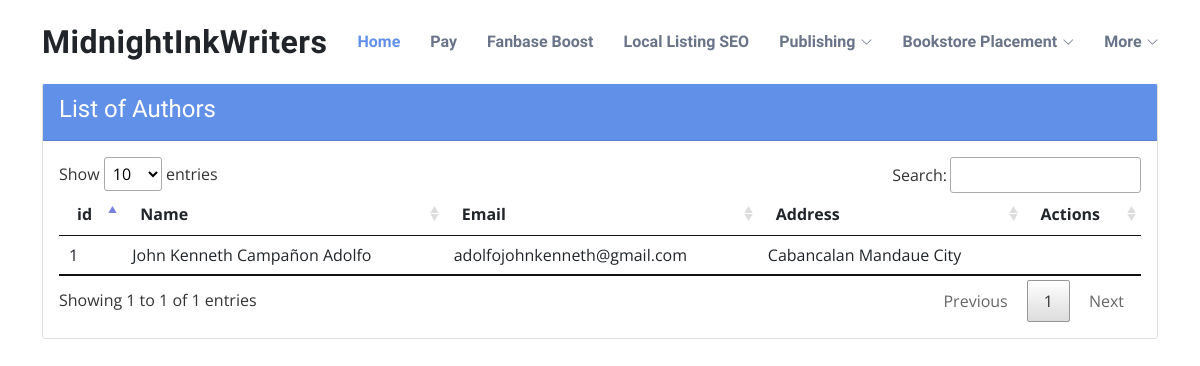
Page /index.php/authors on the earlier database version.
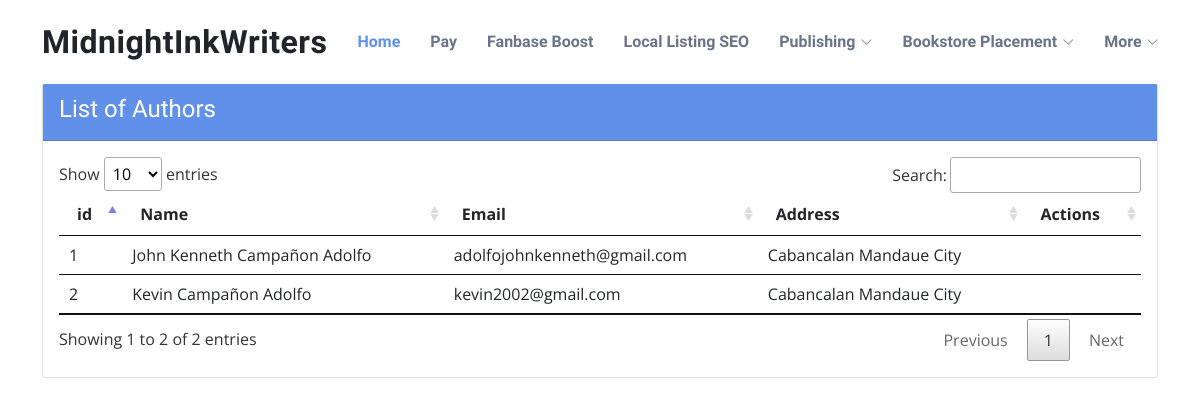
Same page on the later database version.
### tables this page shows
CREATE TABLE `authors` (
  `id` int(5) NOT NULL,
  `firstname` varchar(50) NOT NULL,
  `middlename` varchar(50) NOT NULL,
  `lastname` varchar(50) NOT NULL,
  `address` varchar(255) NOT NULL,
  `gender` varchar(10) NOT NULL,
  `age` int(5) NOT NULL,
  `ion_user_id` int(5) NOT NULL,
  `created_at` datetime NOT NULL,
  `expired_at` datetime NOT NULL
);

CREATE TABLE `users` (
  `id` int(11) UNSIGNED NOT NULL,
  `ip_address` varchar(45) NOT NULL,
  `username` varchar(100) DEFAULT NULL,
  `password` varchar(255) NOT NULL,
  `email` varchar(254) NOT NULL,
  `activation_selector` varchar(255) DEFAULT NULL,
  `activation_code` varchar(255) DEFAULT NULL,
  `forgotten_password_selector` varchar(255) DEFAULT NULL,
  `forgotten_password_code` varchar(255) DEFAULT NULL,
  `forgotten_password_time` int(11) UNSIGNED DEFAULT NULL,
  `remember_selector` varchar(255) DEFAULT NULL,
  `remember_code` varchar(255) DEFAULT NULL,
  `created_on` int(11) UNSIGNED NOT NULL,
  `last_login` int(11) UNSIGNED DEFAULT NULL,
  `active` tinyint(1) UNSIGNED DEFAULT NULL,
  `first_name` varchar(50) DEFAULT NULL,
  `last_name` varchar(50) DEFAULT NULL,
  `company` varchar(100) DEFAULT NULL,
  `phone` varchar(20) DEFAULT NULL
);

### application/controllers/Authors.php (called while the page is built, shortened)
<?php
    class Authors extends CI_Controller {
    	public function __construct() {
    		$this->load->model('author_model');
            $this->load->model('ion_auth_model');
    		$this->load->database();
    		$this->load->library(['ion_auth', 'form_validation']);
    	}
        public function index() {
            $data['authors'] = $this->author_model->getAuthors();
            $this->load->view('templates/header');
            $this->load->view('authors/index', $data);
            $this->load->view('templates/footer');
        }
    }

### index.php (called while the page is built, shortened)
<?php
require_once BASEPATH.'core/CodeIgniter.php';

### application/libraries/Ion_auth.php (called while the page is built, shortened)
<?php
class Ion_auth
{
	public function __construct()
	{
		$this->_cache_user_in_group =& $this->ion_auth_model->_cache_user_in_group;
		$this->ion_auth_model->trigger_events('library_constructor');
	}
	public function __get($var)
	{
		return get_instance()->$var;
	}
	public function logged_in()
	{
		$this->ion_auth_model->trigger_events('logged_in');
		$recheck = $this->ion_auth_model->recheck_session();
		return $recheck;
	}
}

### application/models/Ion_auth_model.php (called while the page is built, shortened)
<?php
class Ion_auth_model extends CI_Model
{
	public function __construct()
	{
		$this->config->load('ion_auth', TRUE);
	}
	public function recheck_session()
	{
		if (empty($this->session->userdata('identity')))
		{
			return FALSE;
		}
		$session_hash = $this->session->userdata('ion_auth_session_hash');
		return (bool)$session_hash && $session_hash === $this->config->item('session_hash', 'ion_auth');
	}
}

### application/models/Author_model.php (called while the page is built, shortened)
<?php
    class Author_model extends CI_Model {
        public function getAuthors() {
        	$this->db->order_by('id', 'desc');
        	$query = $this->db->get('authors');
        	return $query->result();
        }
        public function getUserbyIonId($ion) {
            $this->db->where('id', $ion);
            $query = $this->db->get('users');
            return $query->row();
        }
    }

### application/views/authors/index.php (the view)
<div id="site-content">
	<div class="container">
		<div class="row">
			<div class="col-md-12 col-sm-12">
				<div class="card">
					<div class="card-header bg-purple text-white">
						<div class="card-title">
							<h4 class="mt-1">List of Authors</h4>
						</div>
					</div>
					<div class="card-body">
						<table class="table table-responsive" id="editable-1">
							<thead>
								<tr>
									<th>id</th>
									<th>Name</th>
									<th>Email</th>
									<th>Address</th>
									<th>Actions</th>
								</tr>
							</thead>
							<tbody>
								<?php foreach($authors as $author) {
									$name = $author->firstname . ' ' . $author->middlename . ' ' . $author->lastname;
								?>
									<tr>
										<td><?php echo $author->id ?></td>
										<td><?php echo $name ?></td>
										<td><?php echo $this->author_model->getUserbyIonId($author->ion_user_id)->email ?></td>
										<td><?php echo $author->address ?></td>
										<td></td>
									</tr>
								<?php } ?>
							</tbody>
						</table>
					</div>
				</div>
			</div>
		</div>
	</div>
</div>

### application/views/templates/header.php (shortened to what this page needs)
<html>
    <head>
        <link href="<?php echo base_url(); ?>/assets/vendor/bootstrap/css/bootstrap.min.css" rel="stylesheet">
        <link href="<?php echo base_url(); ?>/assets/vendor/bootstrap-icons/bootstrap-icons.css" rel="stylesheet">
        <link href="<?php echo base_url(); ?>/assets/vendor/boxicons/css/boxicons.min.css" rel="stylesheet">
        <link href="<?php echo base_url(); ?>/assets/vendor/glightbox/css/glightbox.min.css" rel="stylesheet">
        <link href="<?php echo base_url(); ?>/assets/vendor/swiper/swiper-bundle.min.css" rel="stylesheet">
        <link rel="stylesheet" type="text/css" href="<?php echo base_url(); ?>/assets/plugin/DataTables/datatables.min.css"/>
        <link href="<?php echo base_url(); ?>/assets/css/style.css" rel="stylesheet">
    </head>
    <body>
    <header id="header" class="fixed-top">
        <div class="container d-flex align-items-center justify-content-between">
        <h1 class="logo"><a href="<?php echo base_url(); ?>" class="text-dark">MidnightInkWriters</a></h1>
        <nav id="navbar" class="navbar">
            <?php if (!$this->ion_auth->logged_in()) { ?>
                <ul>
                    <li><a class="nav-link scrollto active" href="<?php echo base_url(); ?>">Home</a></li>
                    <li><a class="nav-link scrollto" href="#about">Pay</a></li>
                    <li><a class="nav-link scrollto" href="#services">Fanbase Boost</a></li>
                    <li><a class="nav-link scrollto" href="#portfolio">Local Listing SEO</a></li>
                    <li class="dropdown"><a href="#"><span>Publishing</span> <i class="bi bi-chevron-down"></i></a>
                    </li>
                    <li class="dropdown"><a href="#"><span>Bookstore Placement</span> <i class="bi bi-chevron-down"></i></a>
                    </li>
                    <li class="dropdown"><a href="#"><span>More</span> <i class="bi bi-chevron-down"></i></a>
                    </li>
                </ul>
            <?php } ?>
        </nav>
        </div>
    </header>

### application/views/templates/footer.php (shortened to what this page needs)
    </body>
</html>

### assets/css/style.css (style rules this page uses)
body { font-family: "Open Sans", sans-serif; color: #444444; }
a { color: #14c871; text-decoration: none; }
h1, h2, h3, h4, h5, h6 { font-family: "Raleway", sans-serif; }
#header { background: #fff; transition: all 0.5s; z-index: 997; padding: 20px 0; }
#header .logo { font-size: 32px; margin: 0; padding: 0; line-height: 1; font-weight: 700; letter-spacing: 0.5px; }
#header .logo a { color: #5f687b; }
.navbar { padding: 0; }
.navbar ul { margin: 0; padding: 0; display: flex; list-style: none; align-items: center; }
.navbar li { position: relative; }
.navbar a, .navbar a:focus { display: flex; align-items: center; justify-content: space-between; padding: 10px 0 10px 30px; font-family: "Raleway", sans-serif; font-size: 16px; font-weight: 700; color: #6a7489; white-space: nowrap; transition: 0.3s; }
.navbar a i, .navbar a:focus i { font-size: 12px; line-height: 0; margin-left: 5px; }
.navbar a:hover, .navbar .active, .navbar .active:focus, .navbar li:hover > a { color: #6190E8; }

### application/views/templates/header.php (style rules this page uses)
.bg-purple { background-color: #6190E8; }
#site-content { height: 100%; padding-top: 82px; }

Differences in the rows shown:
added authors: id "2", name "Kevin Campañon Adolfo", ion_user.email "kevin2002@gmail.com", address "Cabancalan Mandaue City"
Other differences:
text written by a page script: "Show entries Search: Showing 1 to 1 of 1 entries Previous 1 Next" → "Show entries Search: Showing 1 to 2 of 2 entries Previous 1 Next"
